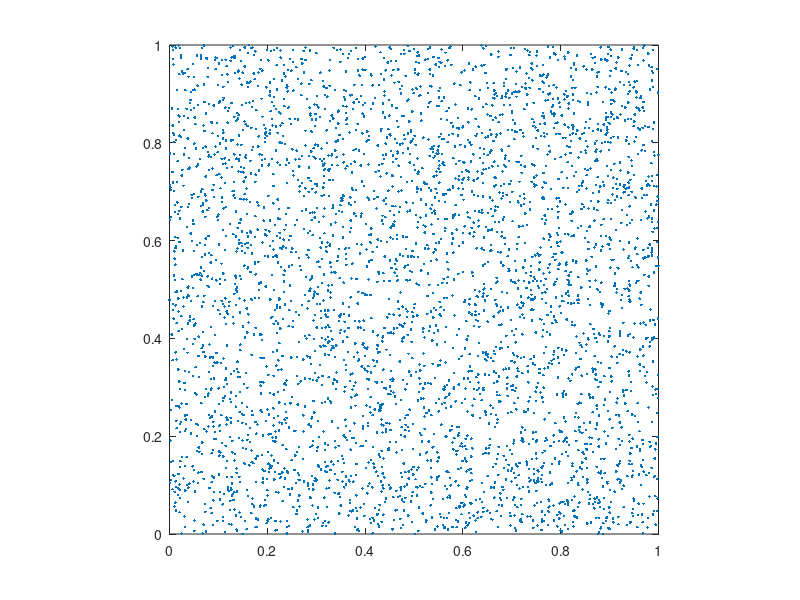

Here is the MATLAB script that generated this plot: (Note: this script raises an error after producing the figure.)
%% Basic Settings.
clear;
close all;
warning off;

p = 5;

rank_or_tol = 1e-3;

if rank_or_tol >= 1
    fprintf("rank: %d\n", rank_or_tol);
else
    fprintf("tol: %.4e\n", rank_or_tol);
end

%% Generate points x and omega.
n = 2^p;
nx = n;
ny = n;
N = nx * ny;
M = 4 * N;

% Random
x = rand(M, 2);

fprintf("M: %d, N: %d\n", M, N);

figure();
plot(x(:, 1), x(:, 2), "Marker", ".", "LineStyle", "none");
axis equal;
xlim([0, 1]);
ylim([0, 1]);

%% NUDFT2_Matrix.
A = NUDFT2_2D_Matrix(x, nx, ny);
kappa_A = cond(A);
fprintf("cond(A): %.4e\n", kappa_A);

%% NUDFT2.
min_points = p * n;
fprintf("min_points: %d\n", min_points);

tic;
A = NUDFT2_2D(nx, ny);
A.Construct_ID_Full(x, min_points, rank_or_tol);
t_construct = toc;
fprintf("Construct time: %.4e\n", t_construct);

r = A.Rank();
fprintf("HSS rank: %d\n", r);

mem_exact = M * N;
mem = A.Storage();
mem_ratio = mem / mem_exact;
fprintf("Mem ratio: %.4e\n", mem_ratio);

%% Apply.
u_ex = randn(N, 1) + randn(N, 1) * 1i;

tic;
f_nufft = MY_NUFFT2_2D(u_ex, x, nx, ny);
t_nufft = toc;
fprintf("NUFFT time: %.4e\n", t_nufft);

tic;
f = A.Apply(u_ex);
t_apply = toc;
fprintf("Apply time: %.4e\n", t_apply);

df = f - f_nufft;
rel_err = norm(df) / norm(f_nufft);
fprintf("Rel err: %.4e\n", rel_err);

%% URV Factorization.
tic;
A.URV_Factor();
t_factor = toc;
fprintf("Factor time: %.4e\n", t_factor);

%% Solution: RHS (approximately) in range(A).
fprintf("RHS (approximately) in range(A)\n");
u_ex = randn(N, 1) + randn(N, 1) * 1i;
f_nufft = MY_NUFFT2_2D(u_ex, x, nx, ny);

tic;
u_solve = A.URV_Solve(f_nufft);
t_solve = toc;
fprintf("Solve time: %.4e\n", t_solve);

r = f_nufft - MY_NUFFT2_2D(u_solve, x, nx, ny);
rel_res = norm(r) / norm(f_nufft);
fprintf("Rel res: %e\n", rel_res);
